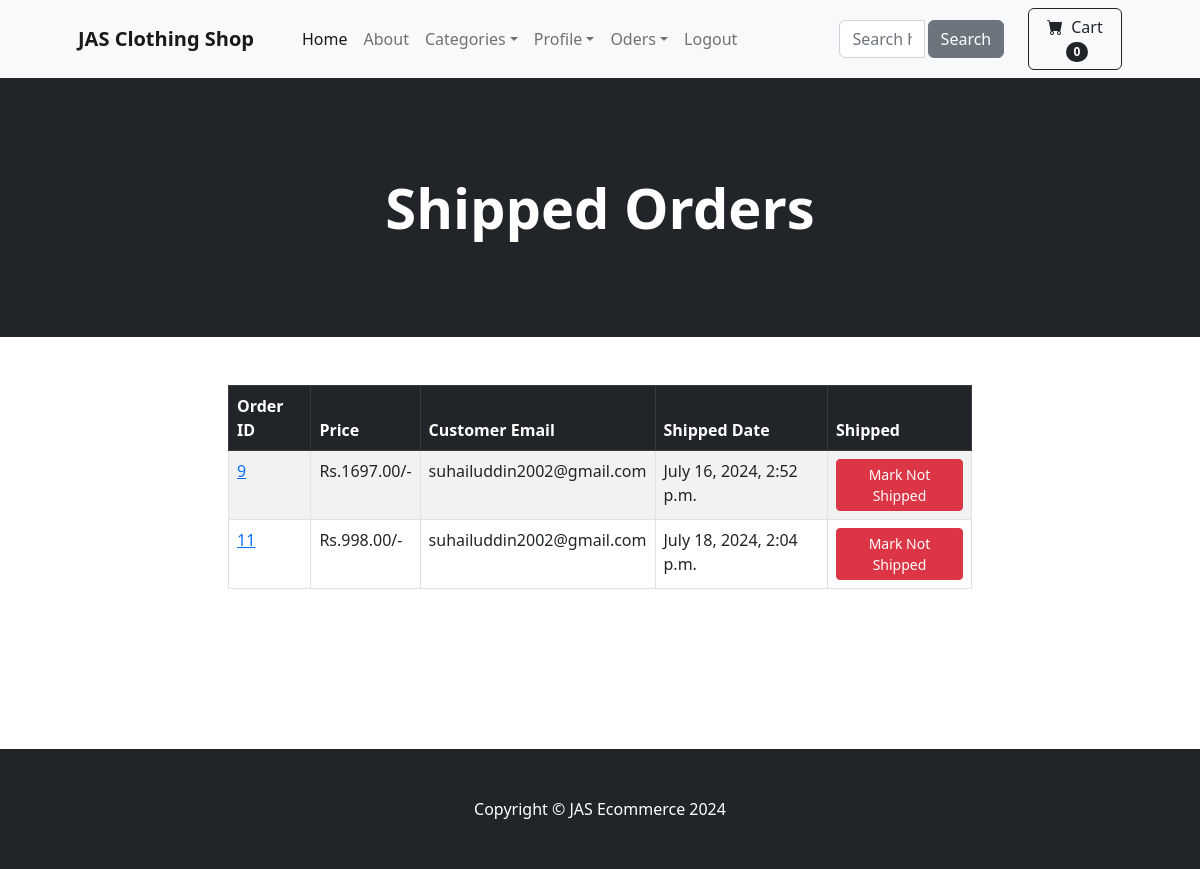
/payment/shipped_page (signed in), run on the app's committed database.
### payment/models.py (models this page shows, shortened)
class Order(models.Model):
    user = models.ForeignKey(User, on_delete=models.CASCADE, null=True, blank=True)
    full_name = models.CharField(max_length=250)
    email = models.EmailField(max_length=250)
    shipping_address = models.TextField(max_length=15000)
    amount_paid = models.DecimalField(max_digits=8, decimal_places=2)
    date_ordered = models.DateTimeField(auto_now_add=True)
    shipped = models.BooleanField(default=False)
    date_shipped = models.DateTimeField(blank=True, null=True)

### payment/views.py (the view, shortened to what this page needs)
# urls.py: path('shipped_page', views.shipped_page, name='shipped_page'),
def shipped_page(request):
    if request.user.is_authenticated and request.user.is_superuser:
        orders = Order.objects.filter(shipped=True)
        return render(request, 'payment/shipped_page.html', {'orders':orders})
    else:
        messages.error(request, 'Access Denied')
        return redirect('index')

### cart/cart.py (called while the page is built)
    def __len__(self):
        return len(self.cart)

### cart/context_processors.py (called while the page is built)
def cart(request):
    return {'cart': Cart(request)}

### payment/templates/payment/shipped_page.html (shortened to what this page needs)
{% extends 'base.html' %}
{% block content %}
<header class="bg-dark py-5">
    <div class="container px-4 px-lg-5 my-5">
        <div class="text-center text-white">
            <h1 class="display-4 fw-bolder">Shipped Orders</h1>
        </div>
    </div>
</header>
    <div class="container">
        <div class="row">
          <center>
                <div class="col-8"><br/><br/>
                    <table class="table table-bordered table-hover table-striped">
                        <thead class="table-dark">
                          <tr>
                            <th scope="col">Order ID</th>
                            <th scope="col">Price</th>
                            <th scope="col">Customer Email</th>
                            <th scope="col">Shipped Date</th>
                            <th scope="col">Shipped</th>
                          </tr>
                        </thead>
                        <tbody>
                            {% for item in orders %}
                          <tr>
                            <td><a href="{% url 'orders' item.id %}">{{item.id}}</a></td>
                            <td>Rs.{{item.amount_paid}}/-</td>
                            <td>{{item.email}}</td>
                            <td>{{item.date_shipped}}</td>
                            <td>
                              <form method="POST">
                                <button type="submit" class="btn btn-danger btn-sm">Mark Not Shipped</button>
                            </form>
                            </td>
                          </tr>
                          {% endfor %}
                        </tbody>
                      </table>
                </div>
              </center>
        </div>
    </div>
<br/><br/><br/><br/><br/><br/>
{% endblock %}

### data on the page
Order: id "9", amount_paid "1697.00", email "suhailuddin2002@gmail.com", date_shipped "July 16, 2024, 2:52 p.m."
Order: id "11", amount_paid "998.00", email "suhailuddin2002@gmail.com", date_shipped "July 18, 2024, 2:04 p.m."

### other printed values
{{ cart|length }} "0"
